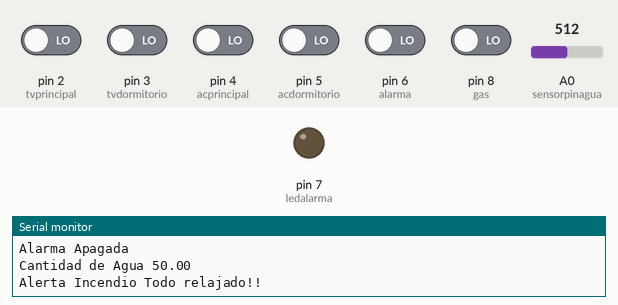
Simulated run of this sketch. Board: Arduino Uno, built with avr-gcc and run on an emulated ATmega328P. Parts: output pins drawn as LEDs (lit = HIGH), the last lines printed to the serial monitor. The inputs (shaded band) are chosen by the test bench; at power-on: pin 2 (tvprincipal), pin 3 (tvdormitorio), pin 4 (acprincipal), pin 5 (acdormitorio), pin 6 (alarma), pin 8 (gas) LOW, A0 (sensorpinagua) = 512.

Above: at 2.9 s.
3.0 s: pin 6 (alarma) driven HIGH
At 5.1 s:
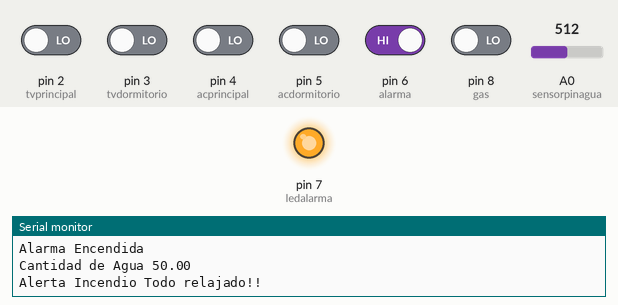
5.8 s: pin 2 (tvprincipal) driven HIGH
9.9 s: pin 3 (tvdormitorio) driven HIGH
14.1 s: pin 4 (acprincipal) driven HIGH
18.3 s: pin 5 (acdormitorio) driven HIGH
22.6 s: pin 8 (gas) driven HIGH
Timing chart, 0 to 25.6 s (numbered marks = the images above; inputs shaded):
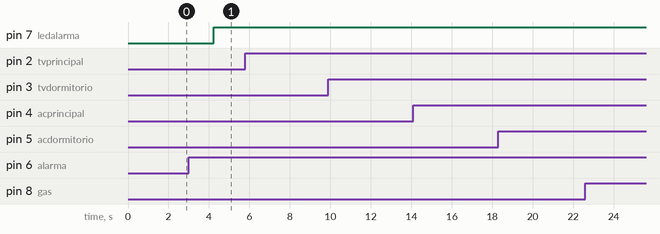

Measured:
- after the input at 3.0 s, pin 7 (ledalarma): LOW → HIGH after 1.2 s

The sketch:

Automatizacion.ino
```cpp
const int sensorpinagua = A0; //pin sensor
float bomba;
const int tvprincipal= 2;
const int tvdormitorio= 3;
const  int acprincipal= 4;
const int acdormitorio= 5;
const int alarma= 6;
const int ledalarma = 7;
int estadotvprincipal= 0;
int estadotvdormitorio = 0;
int estadoacprincipal = 0;
int estadoacdormitorio = 0;
int estadoalarma = 0;

int gas = 8;
int redled = 9;
int greenled = 10;
String alarmaIn;

void setup() {
 // put your setup code here, to run once:
  Serial.begin(9600);
  pinMode(tvprincipal, INPUT);
  pinMode(tvdormitorio, INPUT);
  pinMode(acprincipal, INPUT);
  pinMode(acdormitorio, INPUT);
  pinMode(alarma, INPUT);
  pinMode(ledalarma, OUTPUT);
  pinMode(gas, INPUT);
}

void loop() {
  // put your main code here, to run repeatedly:
  bomba= analogRead(A0);
  bomba= map(bomba, 0, 1023,  0, 100);

  //Sistema de Entretenimiento

  estadotvprincipal= digitalRead(tvprincipal);
  if( estadotvprincipal == HIGH){
    Serial.println("TV Principal Encendida");
   }
   else{
    Serial.println("TV Principal Apagada");
   }

   estadotvdormitorio= digitalRead(tvdormitorio);
   if( estadotvdormitorio == HIGH){
    Serial.println("TV Dormitorio Encendida");
   }
   else{
    Serial.println("TV Dormitorio Apagada");
   }

  //Sistema de Aire Acondicionado

  estadoacprincipal= digitalRead(acprincipal);
  if( estadoacprincipal == HIGH ){
    Serial.println("AC Principal Encendido");
   }
   else{
    Serial.println("AC Principal Apagado");
   }

  estadoacdormitorio= digitalRead(acdormitorio);
  if( estadoacdormitorio== HIGH){
    Serial.println("AC Dormitorio Encendido");
   }
   else{
    Serial.println("AC Dormitorio Apagado");
   }

  //Sistema de Seguridad

  estadoalarma = digitalRead(alarma);
  if( estadoalarma == HIGH){
    digitalWrite(ledalarma,HIGH);
    Serial.println("Alarma Encendida");
   }
   else{
    digitalWrite(ledalarma,LOW);
    Serial.println("Alarma Apagada");
   }

  //Mostrar por serial

  Serial.print("Cantidad de Agua ");
  Serial.println(bomba);

  //Sensor de gas

  if(digitalRead(gas)==HIGH){
    alarmaIn="1";
    digitalWrite(9,HIGH);
    digitalWrite(10,LOW);
    Serial.println("Alerta Incendio Llama al 911 Urgente!!");
  }
  else{
    alarmaIn="0";
    digitalWrite(10,HIGH);
    digitalWrite(9,LOW);
    Serial.println("Alerta Incendio Todo relajado!!");
  }

  delay(2000);
}
```
